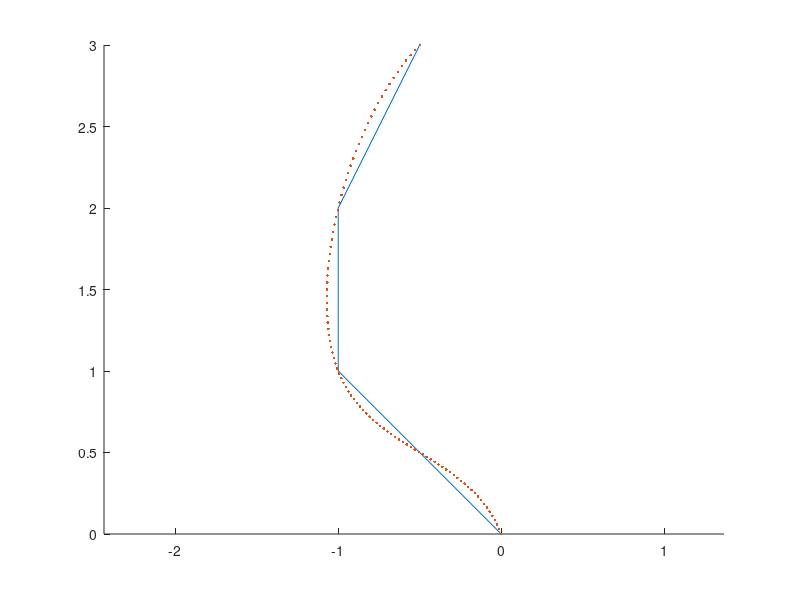
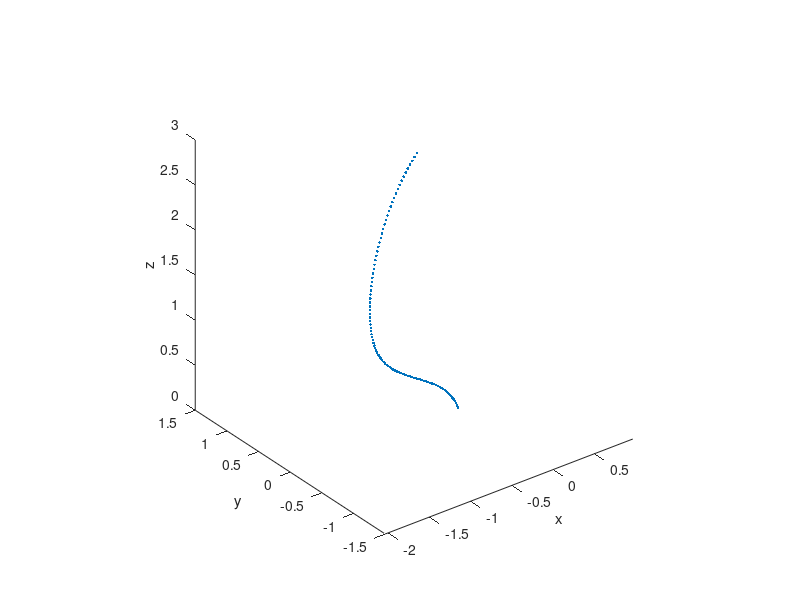

Source code (MATLAB) for these figures, in order: (Note: this script raises an error after producing the figures.)
format compact;
close all; clear; clc;
N = 100;
ncanes = 40;
maxTwist = 60;
angles = deg2rad(linspace(0,360,ncanes));
anglesTwist = deg2rad(linspace(0,maxTwist,N));

pts = [0 0; -.5 .5;  -1 1;  -1 2; -.5 3]'; % mporw na parw tis sintetagmenes tou profil enos symmetrikou antikeimenou (px apo to paint) na ta valw edw kai tha mou ftiaksei to antikeimeno!!!
xpts = interp1(1:size(pts,2),pts(1,:),linspace(1,size(pts,2),N),'spline');
ypts = interp1(1:size(pts,2),pts(2,:),linspace(1,size(pts,2),N),'spline');

pts3D = zeros(3,N);
pts3D(1,:) = xpts;
pts3D(3,:) = ypts;

figure; hold on;
plot(pts(1,:),pts(2,:),'-');
plot(xpts,ypts,'.');
hold off; axis equal;

figure; 
plot3(pts3D(1,:),pts3D(2,:),pts3D(3,:),'.')
axis equal; view(3); rotate3d('on');
xlabel x; ylabel y; zlabel z;


pts4D = zeros(3,N,ncanes);
for i=1:ncanes
    local_pts = Rz(angles(i))*pts3D;
    pts4D(:,:,i) = local_pts;
end

figure; hold on
for i=1:ncanes
    plot3(pts4D(1,:,i),pts4D(2,:,i),pts4D(3,:,i),'.')    
end
hold off; axis equal; view(3); rotate3d('on');
xlabel x; ylabel y; zlabel z;

pts4Dtwist = zeros(size(pts4D));
for i=1:N
    local_pts = Rz(anglesTwist(i))*squeeze(pts4D(:,i,:));
    pts4Dtwist(1,i,:) = local_pts(1,:);
    pts4Dtwist(2,i,:) = local_pts(2,:);
    pts4Dtwist(3,i,:) = local_pts(3,:);
%     figure; hold on;
%     plot3(squeeze(pts4D(1,i,:)),squeeze(pts4D(2,i,:)),squeeze(pts4D(3,i,:)),'.')
%     plot3(squeeze(pts4Dtwist(1,i,:)),squeeze(pts4Dtwist(2,i,:)),squeeze(pts4Dtwist(3,i,:)),'.')
%     view(3);
%     hold off; axis equal
end

figure; hold on
for i=1:ncanes
    plot3(pts4Dtwist(1,:,i),pts4Dtwist(2,:,i),pts4Dtwist(3,:,i),'-','Linewidth',2)    
end
hold off; axis equal; view(3); rotate3d('on');
xlabel x; ylabel y; zlabel z;

fileID1 = fopen('curves_twist_1.txt','w');
fileID2 = fopen('curves_twist_2.txt','w');
for i=1:2:ncanes
    for j=1:100
        fprintf(fileID1,'%.4f %4f %4f 0.03\n',pts4Dtwist(1,j,i), pts4Dtwist(2,j,i), pts4Dtwist(3,j,i));
    end
    fprintf(fileID1,'\n');
end

for i=2:2:ncanes
    for j=1:100
        fprintf(fileID2,'%.4f %4f %4f 0.03\n',pts4Dtwist(1,j,i), pts4Dtwist(2,j,i), pts4Dtwist(3,j,i));
    end
    fprintf(fileID2,'\n');
end
